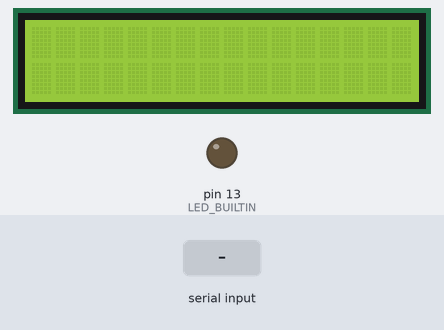
Bench run of a sketch on a simulated Arduino Uno, built with avr-gcc and run on an emulated ATmega328P. Parts: 16×2 character LCD, output pins drawn as LEDs (lit = HIGH). Inputs (shaded band) come from the test bench. What the sketch prints to the serial monitor is not drawn.

Above: at 1.0 s.
1.1 s: "90,45\n" received over Serial
At 1.6 s:
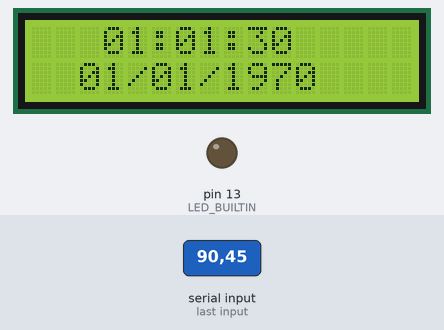
At 2.5 s:
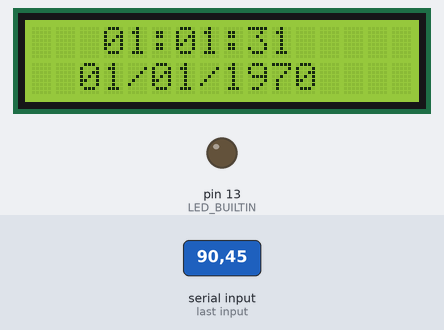
Timing chart, 0 to 4.1 s (numbered marks = the images above; inputs shaded):
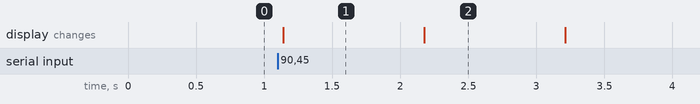

Measured:
- after the input at 1.1 s, the display: changes at once (image 1)
- what the display in image 1 shows lasts 1.1 s, from 1.1 s to 2.2 s

The sketch:

displayTimeOnLCD.ino
```cpp
#include <TimeLib.h>
#include <LiquidCrystal_I2C.h>

LiquidCrystal_I2C lcd(0x3F,16,2);

const int timeZone = +1;

void setup() {
  // UART init
  Serial.begin(9600);

  // Led built in init for communication
  pinMode(LED_BUILTIN, OUTPUT);

  // LCD initialization
  lcd.init();
  lcd.backlight();

  Serial.println("Waiting for sync time:");
  takeTime();
}

void loop() {
  String time = "";
  time = time + hour() + ":" + minute() + ":" + second();

  String date = "";
  date = date + day() + "/" + month() + "/" + year();


  printTimeInSerial();
  printTimeOnLCD();


  delay(1000);
}

void takeTime() {
  // wait for message
  while(!Serial.available()) {delay(1);}

  unsigned long timeGiven = Serial.parseInt();

  //calculate time for current timezone
  timeGiven = timeGiven + (timeZone * 3600);

  setTime(timeGiven);
}

void printDigits(int digits){
  // utility function for digital clock display: prints preceding colon and leading 0
  Serial.print(":");
  if(digits < 10)
    Serial.print('0');
  Serial.print(digits);
}

void printTimeInSerial() {
  String clockTime = "";
  clockTime = clockTime + digitFormat(hour()) + ":" + digitFormat(minute()) + ":" + digitFormat(second());

  String date = "";
  date = date + digitFormat(day()) + "/" + digitFormat(month()) + "/" + digitFormat(year());

  String readyString = "";
  readyString = readyString + clockTime + " " + date;

  Serial.println(readyString);
}

void printTimeOnLCD() {
  String clockTime = "";
  clockTime = clockTime + digitFormat(hour()) + ":" + digitFormat(minute()) + ":" + digitFormat(second());

  String date = "";
  date = date + digitFormat(day()) + "/" + digitFormat(month()) + "/" + digitFormat(year());

  lcd.setCursor(3, 0);
  lcd.print(clockTime);

  lcd.setCursor(2, 1);
  lcd.print(date);
}

String digitFormat (int number)
{
  String output = "";
  if(number < 10)
  {
    output = output + 0;
  }
  output = output + number;
  return output;
}
```
